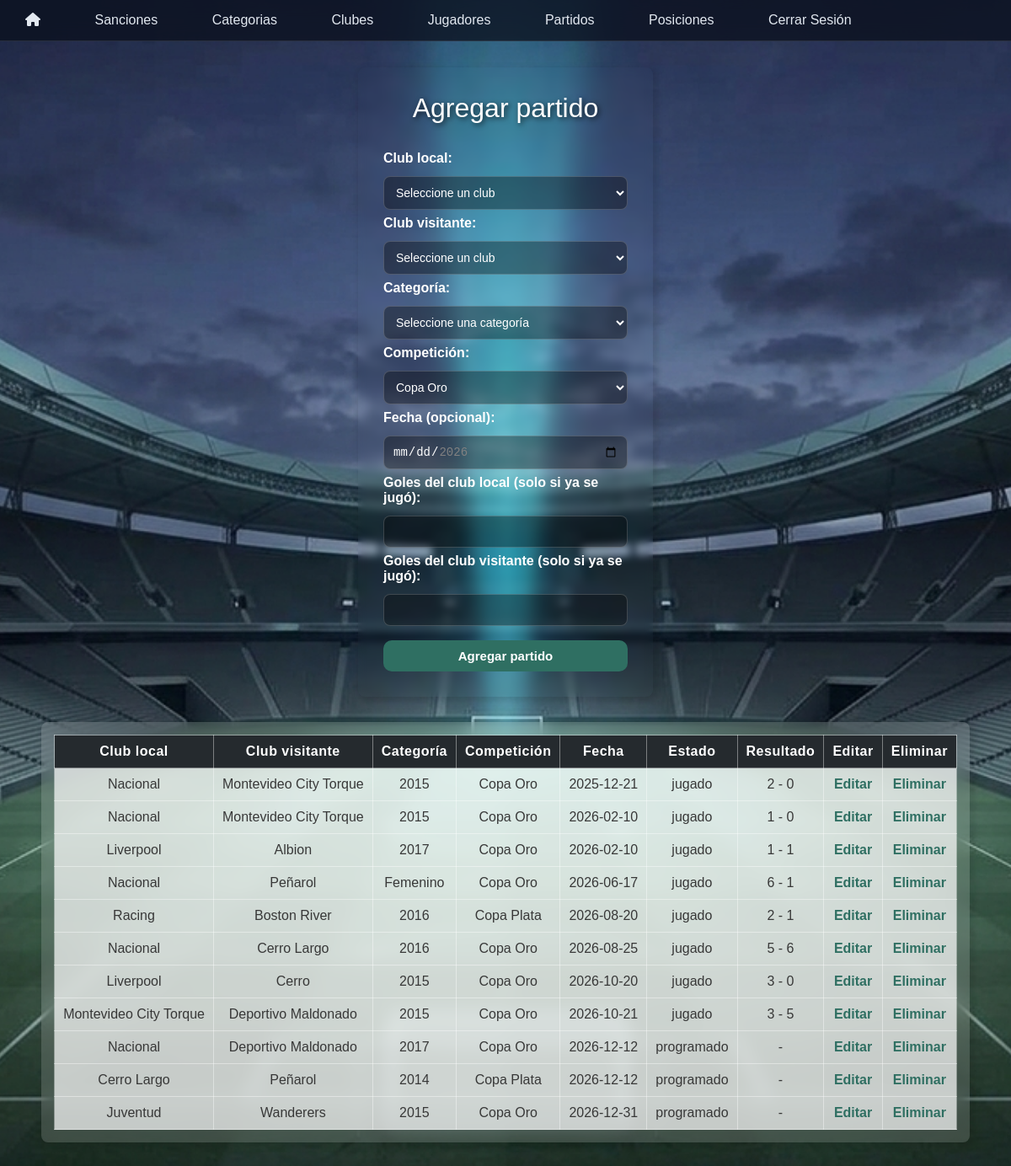
The page /fixture/gestionarPartidos.php (signed in) on the database its author committed.
### tables this page shows
CREATE TABLE `partidos` (
  `id` int(11) NOT NULL,
  `id_club_local` int(11) NOT NULL,
  `id_club_visitante` int(11) NOT NULL,
  `id_categoria` int(11) NOT NULL,
  `fecha` date DEFAULT NULL,
  `estado` varchar(20) NOT NULL DEFAULT 'sin_fecha',
  `goles_local` int(11) DEFAULT NULL,
  `goles_visitante` int(11) DEFAULT NULL,
  `id_competicion` int(11) NOT NULL DEFAULT 1
);

CREATE TABLE `club` (
  `id` int(11) NOT NULL,
  `nombre` varchar(100) NOT NULL,
  `logo` varchar(255) DEFAULT NULL,
  `activo` tinyint(1) NOT NULL DEFAULT 1,
  `password` varchar(255) NOT NULL
);

CREATE TABLE `categorias` (
  `id` int(11) NOT NULL,
  `año` varchar(45) NOT NULL,
  `cantidad_jugadores` int(11) NOT NULL DEFAULT 0
);

CREATE TABLE `competicion` (
  `id` int(11) NOT NULL,
  `nombre` varchar(50) NOT NULL
);

### fixture/listarPartidos.php (the view, shortened to what this page needs)
<?php
require_once __DIR__ . "/../conexion.php";
$sql = "SELECT partidos.*,
        local.nombre AS nombre_local,
        visitante.nombre AS nombre_visitante,
        categorias.año AS nombre_categoria,
        competicion.nombre AS nombre_competicion
        FROM partidos
        INNER JOIN club AS local
        ON partidos.id_club_local = local.id
        INNER JOIN club AS visitante
        ON partidos.id_club_visitante = visitante.id
        LEFT JOIN categorias
        ON partidos.id_categoria = categorias.id
        INNER JOIN competicion
        ON partidos.id_competicion = competicion.id
        ORDER BY partidos.fecha IS NULL DESC, partidos.fecha ASC";
$resultado = mysqli_query($conn, $sql);
?>
<div class="Tabla">
    <table class="tablaPartidos" border="1">
        <tr>
            <th>Club local</th>
            <th>Club visitante</th>
            <th>Categoría</th>
            <th>Competición</th>
            <th>Fecha</th>
            <th>Estado</th>
            <th>Resultado</th>
            <th>Editar</th>
            <th>Eliminar</th>
        </tr>
        <?php while ($fila = mysqli_fetch_assoc($resultado)) { ?>
        <tr>
            <td><?php echo htmlspecialchars($fila['nombre_local']); ?></td>
            <td><?php echo htmlspecialchars($fila['nombre_visitante']); ?></td>
            <td>
                <?php
                if ($fila['nombre_categoria'] == NULL) {
                    echo "Sin categoría";
                } else {
                    echo htmlspecialchars($fila['nombre_categoria']);
                }
                ?>
            </td>
            <td><?php echo htmlspecialchars($fila['nombre_competicion']); ?></td>
            <td>
                <?php
                if ($fila['fecha'] == NULL) {
                    echo "Sin fecha";
                } else {
                    echo htmlspecialchars($fila['fecha']);
                }
                ?>
            </td>
            <td><?php echo htmlspecialchars($fila['estado']); ?></td>
            <td>
                <?php
                if ($fila['goles_local'] === NULL ||
                    $fila['goles_visitante'] === NULL) {
                    echo "-";
                } else {
                    echo $fila['goles_local'] . " - " . $fila['goles_visitante'];
                }
                ?>
            </td>
            <td>
                <a href="editarPartido.php?id=<?php echo $fila['id']; ?>">Editar</a>
            </td>
            <td>
                <a href="eliminarPartido.php?id=<?php echo $fila['id']; ?>"
                onclick="return confirm('¿Seguro que querés eliminar este partido?');">
                    Eliminar
                </a>
            </td>
        </tr>
        <?php } ?>
    </table>
</div>

### fixture/gestionarPartidos.php (shortened to what this page needs)
<!DOCTYPE html>
<html lang="es">
<head>
    <link href="partidos.css" rel="stylesheet">
</head>
<body>
<header>
    <?php include "../nav/nav.php"; ?>
</header>
<?php include("agregarPartido.php"); ?>
<?php include("listarPartidos.php"); ?>
</body>
</html>

### nav/nav.php
<link rel="stylesheet" href="../nav/nav.css">
<link rel="stylesheet" href="https://cdnjs.cloudflare.com/ajax/libs/font-awesome/6.5.2/css/all.min.css">
<nav>
    <a href="../admin/indexadmin.php" class="home"><i class="fa-solid fa-house"></i></a>
    <a href="../sanciones/gestionarSanciones.php">Sanciones</a>
    <a href="../categoria/gestionarCategoria.php">Categorias</a>
    <a href="../clubes/gestionClubes.php">Clubes</a>
    <a href="../jugadores/gestionarJugadores.php">Jugadores</a>
    <a href="../fixture/gestionarPartidos.php">Partidos</a>
    <a href="../fixture/posiciones.php">Posiciones</a>
    <a href="../login/logout.php?rol=admin">Cerrar Sesión</a>
</nav>

### fixture/agregarPartido.php (shortened to what this page needs)
<?php
require_once __DIR__ . "/../conexion.php";
$resultadoCompeticiones = mysqli_query($conn, "SELECT * FROM competicion");
?>
<div class="Casilla">
    <form action="gestionarPartidos.php" method="post">
        <h1 class="tituloPartidos">Agregar partido</h1>
        <label for="EquipoLocal">Club local:</label>
        <select name="EquipoLocal" id="EquipoLocal" required>
            <option value="">Seleccione un club</option>
        </select>
        <label for="EquipoVisitante">Club visitante:</label>
        <select name="EquipoVisitante" id="EquipoVisitante" required>
            <option value="">Seleccione un club</option>
        </select>
        <label for="Categoria">Categoría:</label>
        <select name="Categoria" id="Categoria" required>
            <option value="">Seleccione una categoría</option>
        </select>
        <label for="Competicion">Competición:</label>
        <select name="Competicion" id="Competicion" required>
            <?php while ($competicion = mysqli_fetch_assoc($resultadoCompeticiones)) { ?>
                <option value="<?php echo $competicion['id']; ?>">
                    <?php echo htmlspecialchars($competicion['nombre']); ?>
                </option>
            <?php } ?>
        </select>
        <label for="fecha">Fecha (opcional):</label>
        <input type="date" name="fecha" id="fecha" min="2026-01-01" max="2026-12-31">
        <label for="golesLocal">Goles del club local (solo si ya se jugó):</label>
        <input type="number" name="goles_local" id="golesLocal" min="0">
        <label for="golesVisitante">Goles del club visitante (solo si ya se jugó):</label>
        <input type="number" name="goles_visitante" id="golesVisitante" min="0">
        <input class="Agregar" type="submit" value="Agregar partido">
    </form>
</div>

### fixture/partidos.css (style rules this page uses)
body { margin: 0; font-family: Arial, Helvetica, sans-serif; background-image: url("../imagenes/BG.png"); background-size: cover; background-position: center; background-attachment: fixed; }
header { min-height: 50px; }
.Casilla { display: flex; flex-direction: column; align-items: center; width: 350px; box-sizing: border-box; margin: 30px auto; padding: 30px; border-radius: 8px; box-shadow: 3px 3px 6px 3px rgba(0, 0, 0, 0.1); backdrop-filter: blur(5px); }
.Casilla form { display: flex; flex-direction: column; align-items: center; width: 100%; gap: 7px; }
.tituloPartidos { font-weight: normal; text-align: center; color: white; text-shadow:2px 2px 6px rgba(0,0,0,.7); margin: 0 0 25px; }
.Casilla label { align-self: flex-start; font-weight: bold; color: white; margin-bottom: 5px; }
.Casilla input[type="date"], .Casilla input[type="number"], .Casilla select { width:100%; box-sizing:border-box; padding:10px; border:1px solid rgba(255, 255, 255, 0.18); color: white; border-radius:8px; background:rgba(0, 0, 0, 0.35); font-size:14px; outline:none; transition:.3s; display: block; box-sizing: border-box; }
.Casilla .Agregar { width: 100%; padding: 10px; margin-top: 10px; border: none; border-radius: 10px; background: #2F6F62; color: white; font-size: 15px; font-weight: bold; cursor: pointer; transition: .3s; }
.Tabla { display: block; width: fit-content; max-width: calc(100% - 30px); box-sizing: border-box; margin: 30px auto; padding: 15px; overflow-x: auto; background: rgba(255, 255, 255, 0.15); border-radius: 8px; box-shadow: 3px 3px 6px 3px rgba(0, 0, 0, 0.1); backdrop-filter: blur(10px); }
.tablaPartidos { font-family: Arial, Helvetica, sans-serif; border-collapse: collapse; width: 100%; }
.tablaPartidos th, .tablaPartidos td { border: 1px solid rgba(255, 255, 255, 0.4); padding: 10px; text-align: center; white-space: nowrap; }
.tablaPartidos th { background: #252A2E; color: white; font-weight: 700; letter-spacing: .5px; }
.tablaPartidos td { background: rgba(255, 255, 255, 0.7); color: #383838; }
.tablaPartidos a { text-decoration: none; color: #2F6F62; font-weight: bold; }

### nav/nav.css (style rules this page uses)
nav a { text-decoration: none; font-family: "Montserrat", sans-serif; font-weight: 300; color: #e2e8f0; padding: 10px 30px; border-radius: 20px; display:inline-block; transition:.3s; margin-top: 5px; }
nav { background: rgba(10, 15, 28, 0.75) !important; backdrop-filter: blur(12px); border-bottom: 1px solid rgba(255, 255, 255, 0.1); position: fixed; top: 0; left: 0; width: 100%; z-index: 1000; gap:30px; justify-content:center; }
.home { color: #e2e8f0; ont-size: 25px; text-decoration: none; margin-bottom: 5px; }

### rows shown on the page
partidos: club.nombre "Nacional", club.nombre "Montevideo City Torque", id_categoria.año "2015", id_competicion.nombre "Copa Oro", fecha "2025-12-21", estado "jugado", goles_local "2", goles_visitante "0"
partidos: club.nombre "Nacional", club.nombre "Montevideo City Torque", id_categoria.año "2015", id_competicion.nombre "Copa Oro", fecha "2026-02-10", estado "jugado", goles_local "1", goles_visitante "0"
partidos: club.nombre "Liverpool", club.nombre "Albion", id_categoria.año "2017", id_competicion.nombre "Copa Oro", fecha "2026-02-10", estado "jugado", goles_local "1", goles_visitante "1"
partidos: club.nombre "Nacional", club.nombre "Peñarol", id_categoria.año "Femenino", id_competicion.nombre "Copa Oro", fecha "2026-06-17", estado "jugado", goles_local "6", goles_visitante "1"
partidos: club.nombre "Racing", club.nombre "Boston River", id_categoria.año "2016", id_competicion.nombre "Copa Plata", fecha "2026-08-20", estado "jugado", goles_local "2", goles_visitante "1"
partidos: club.nombre "Nacional", club.nombre "Cerro Largo", id_categoria.año "2016", id_competicion.nombre "Copa Oro", fecha "2026-08-25", estado "jugado", goles_local "5", goles_visitante "6"
partidos: club.nombre "Liverpool", club.nombre "Cerro", id_categoria.año "2015", id_competicion.nombre "Copa Oro", fecha "2026-10-20", estado "jugado", goles_local "3", goles_visitante "0"
partidos: club.nombre "Montevideo City Torque", club.nombre "Deportivo Maldonado", id_categoria.año "2015", id_competicion.nombre "Copa Oro", fecha "2026-10-21", estado "jugado", goles_local "3", goles_visitante "5"
partidos: club.nombre "Nacional", club.nombre "Deportivo Maldonado", id_categoria.año "2017", id_competicion.nombre "Copa Oro", fecha "2026-12-12", estado "programado"
partidos: club.nombre "Cerro Largo", club.nombre "Peñarol", id_categoria.año "2014", id_competicion.nombre "Copa Plata", fecha "2026-12-12", estado "programado"
partidos: club.nombre "Juventud", club.nombre "Wanderers", id_categoria.año "2015", id_competicion.nombre "Copa Oro", fecha "2026-12-31", estado "programado"

### other values the page prints
form field Competicion "Copa Oro"
